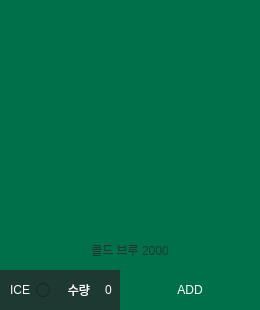
         <widget class="QFrame" name="frame_1_8">
          <property name="geometry">
           <rect>
            <x>300</x>
            <y>720</y>
            <width>260</width>
            <height>310</height>
           </rect>
          </property>
          <property name="frameShape">
           <enum>QFrame::NoFrame</enum>
          </property>
          <property name="frameShadow">
           <enum>QFrame::Raised</enum>
          </property>
          <widget class="QRadioButton" name="radioButton_1_8">
           <property name="geometry">
            <rect>
             <x>0</x>
             <y>270</y>
             <width>50</width>
             <height>40</height>
            </rect>
           </property>
           <property name="focusPolicy">
            <enum>Qt::NoFocus</enum>
           </property>
           <property name="layoutDirection">
            <enum>Qt::RightToLeft</enum>
           </property>
           <property name="styleSheet">
            <string notr="true">background-color: rgb(30, 57, 50);
color: rgb(255, 255, 255);</string>
           </property>
           <property name="text">
            <string>ICE</string>
           </property>
           <property name="checked">
            <bool>false</bool>
           </property>
           <property name="autoRepeat">
            <bool>false</bool>
           </property>
           <property name="autoExclusive">
            <bool>false</bool>
           </property>
          </widget>
          <widget class="QLabel" name="label_1_8">
           <property name="geometry">
            <rect>
             <x>50</x>
             <y>270</y>
             <width>40</width>
             <height>40</height>
            </rect>
           </property>
           <property name="styleSheet">
            <string notr="true">background-color: rgb(30, 57, 50);
color: rgb(255, 255, 255);
font: 75 9pt &quot;맑은 고딕&quot;;</string>
           </property>
           <property name="text">
            <string>수량</string>
           </property>
           <property name="alignment">
            <set>Qt::AlignRight|Qt::AlignTrailing|Qt::AlignVCenter</set>
           </property>
          </widget>
          <widget class="QLabel" name="label_image_1_8">
           <property name="geometry">
            <rect>
             <x>0</x>
             <y>0</y>
             <width>260</width>
             <height>270</height>
            </rect>
           </property>
           <property name="styleSheet">
            <string notr="true">background-color: rgb(0, 112, 74);</string>
           </property>
           <property name="text">
            <string/>
           </property>
          </widget>
          <widget class="QSpinBox" name="spinBox_1_8">
           <property name="geometry">
            <rect>
             <x>90</x>
             <y>270</y>
             <width>50</width>
             <height>40</height>
            </rect>
           </property>
           <property name="focusPolicy">
            <enum>Qt::WheelFocus</enum>
           </property>
           <property name="styleSheet">
            <string notr="true">background-color: rgb(30, 57, 50);
color: rgb(255, 255, 255);</string>
           </property>
           <property name="frame">
            <bool>false</bool>
           </property>
           <property name="alignment">
            <set>Qt::AlignCenter</set>
           </property>
          </widget>
          <widget class="QPushButton" name="pushButton_1_8">
           <property name="geometry">
            <rect>
             <x>120</x>
             <y>270</y>
             <width>140</width>
             <height>40</height>
            </rect>
           </property>
           <property name="focusPolicy">
            <enum>Qt::StrongFocus</enum>
           </property>
           <property name="styleSheet">
            <string notr="true">QPushButton{
	font: 9pt &quot;맑은 고딕&quot;;
	color: rgb(255, 255, 255);
	background-color: rgb(0, 112, 74);
	border: 0px;
}
QPushButton:hover{
	color: rgb(0, 0, 0);
	background-color: rgb(0, 255, 166);
}</string>
           </property>
           <property name="text">
            <string>ADD</string>
           </property>
          </widget>
          <widget class="QLabel" name="label_p_1_8">
           <property name="geometry">
            <rect>
             <x>0</x>
             <y>230</y>
             <width>260</width>
             <height>40</height>
            </rect>
           </property>
           <property name="styleSheet">
            <string notr="true">color: rgb(30, 57, 50);
font: 75 9pt &quot;맑은 고딕&quot;;</string>
           </property>
           <property name="text">
            <string>콜드 브루 2000</string>
           </property>
           <property name="alignment">
            <set>Qt::AlignCenter</set>
           </property>
          </widget>
         </widget>
